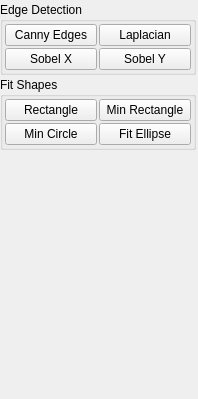
       <widget class="QWidget" name="pageFindContours">
        <property name="geometry">
         <rect>
          <x>0</x>
          <y>0</y>
          <width>198</width>
          <height>399</height>
         </rect>
        </property>
        <property name="minimumSize">
         <size>
          <width>0</width>
          <height>0</height>
         </size>
        </property>
        <attribute name="label">
         <string>Find Contours</string>
        </attribute>
        <layout class="QGridLayout" name="gridLayout_19">
         <property name="leftMargin">
          <number>0</number>
         </property>
         <property name="topMargin">
          <number>2</number>
         </property>
         <property name="rightMargin">
          <number>2</number>
         </property>
         <property name="bottomMargin">
          <number>2</number>
         </property>
         <property name="horizontalSpacing">
          <number>0</number>
         </property>
         <property name="verticalSpacing">
          <number>2</number>
         </property>
         <item row="0" column="0">
          <widget class="QGroupBox" name="gbEdges">
           <property name="maximumSize">
            <size>
             <width>16777215</width>
             <height>16777215</height>
            </size>
           </property>
           <property name="title">
            <string>Edge Detection</string>
           </property>
           <layout class="QGridLayout" name="gridLayout_12">
            <property name="margin">
             <number>2</number>
            </property>
            <property name="spacing">
             <number>2</number>
            </property>
            <item row="3" column="1">
             <widget class="QPushButton" name="btnSobelY">
              <property name="text">
               <string>Sobel Y</string>
              </property>
             </widget>
            </item>
            <item row="0" column="0">
             <widget class="QPushButton" name="btnCannyEdges">
              <property name="text">
               <string>Canny Edges</string>
              </property>
             </widget>
            </item>
            <item row="3" column="0">
             <widget class="QPushButton" name="btnSobelX">
              <property name="text">
               <string>Sobel X</string>
              </property>
             </widget>
            </item>
            <item row="0" column="1">
             <widget class="QPushButton" name="btnLaplacian">
              <property name="text">
               <string>Laplacian</string>
              </property>
             </widget>
            </item>
           </layout>
          </widget>
         </item>
         <item row="1" column="0">
          <widget class="QGroupBox" name="gbFitShapes">
           <property name="sizePolicy">
            <sizepolicy hsizetype="Preferred" vsizetype="Preferred">
             <horstretch>0</horstretch>
             <verstretch>0</verstretch>
            </sizepolicy>
           </property>
           <property name="title">
            <string>Fit Shapes</string>
           </property>
           <layout class="QGridLayout" name="gridLayout_13">
            <property name="margin">
             <number>2</number>
            </property>
            <property name="spacing">
             <number>2</number>
            </property>
            <item row="3" column="0">
             <widget class="QPushButton" name="btnFindMinCircle">
              <property name="text">
               <string>Min Circle</string>
              </property>
             </widget>
            </item>
            <item row="0" column="0">
             <widget class="QPushButton" name="btnFindRectangle">
              <property name="text">
               <string>Rectangle</string>
              </property>
             </widget>
            </item>
            <item row="0" column="1">
             <widget class="QPushButton" name="btnFindMinRectangle">
              <property name="text">
               <string>Min Rectangle</string>
              </property>
             </widget>
            </item>
            <item row="3" column="1">
             <widget class="QPushButton" name="btnFitEllipse">
              <property name="text">
               <string>Fit Ellipse</string>
              </property>
             </widget>
            </item>
           </layout>
          </widget>
         </item>
         <item row="2" column="0">
          <spacer name="verticalSpacer_5">
           <property name="orientation">
            <enum>Qt::Vertical</enum>
           </property>
           <property name="sizeHint" stdset="0">
            <size>
             <width>20</width>
             <height>40</height>
            </size>
           </property>
          </spacer>
         </item>
        </layout>
       </widget>
